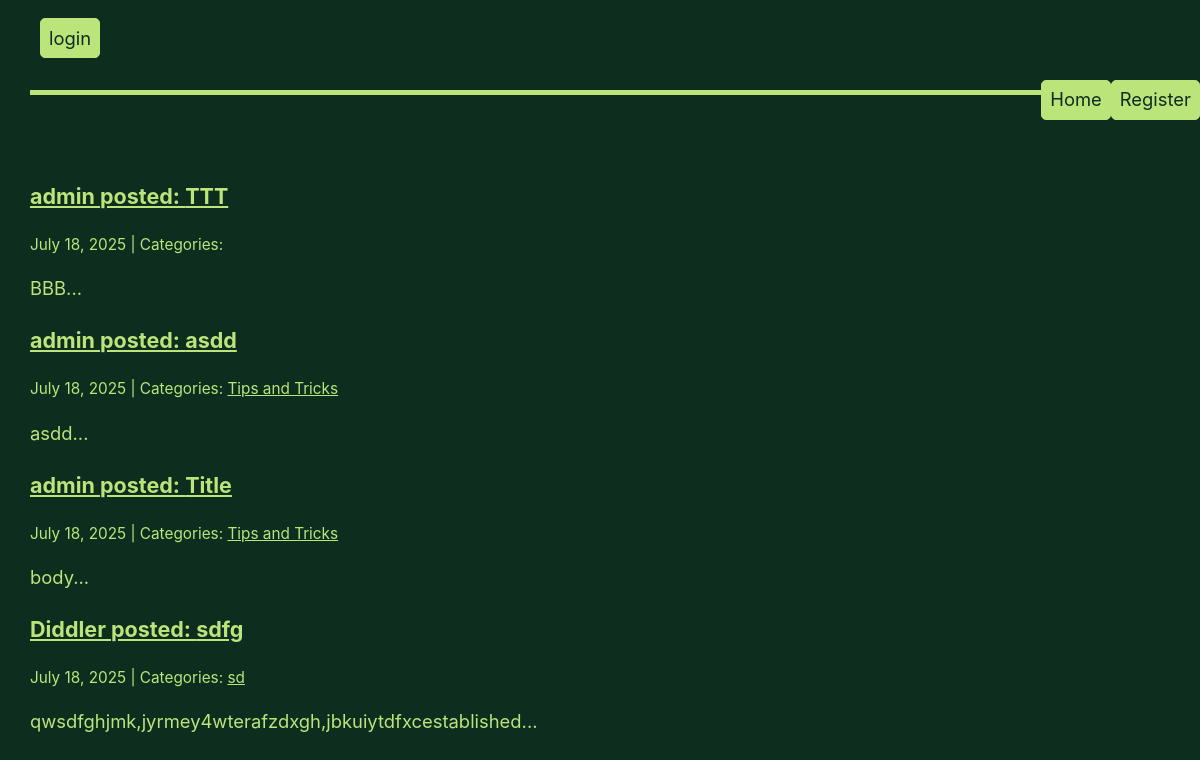
/, run on an earlier commit of the app's database.
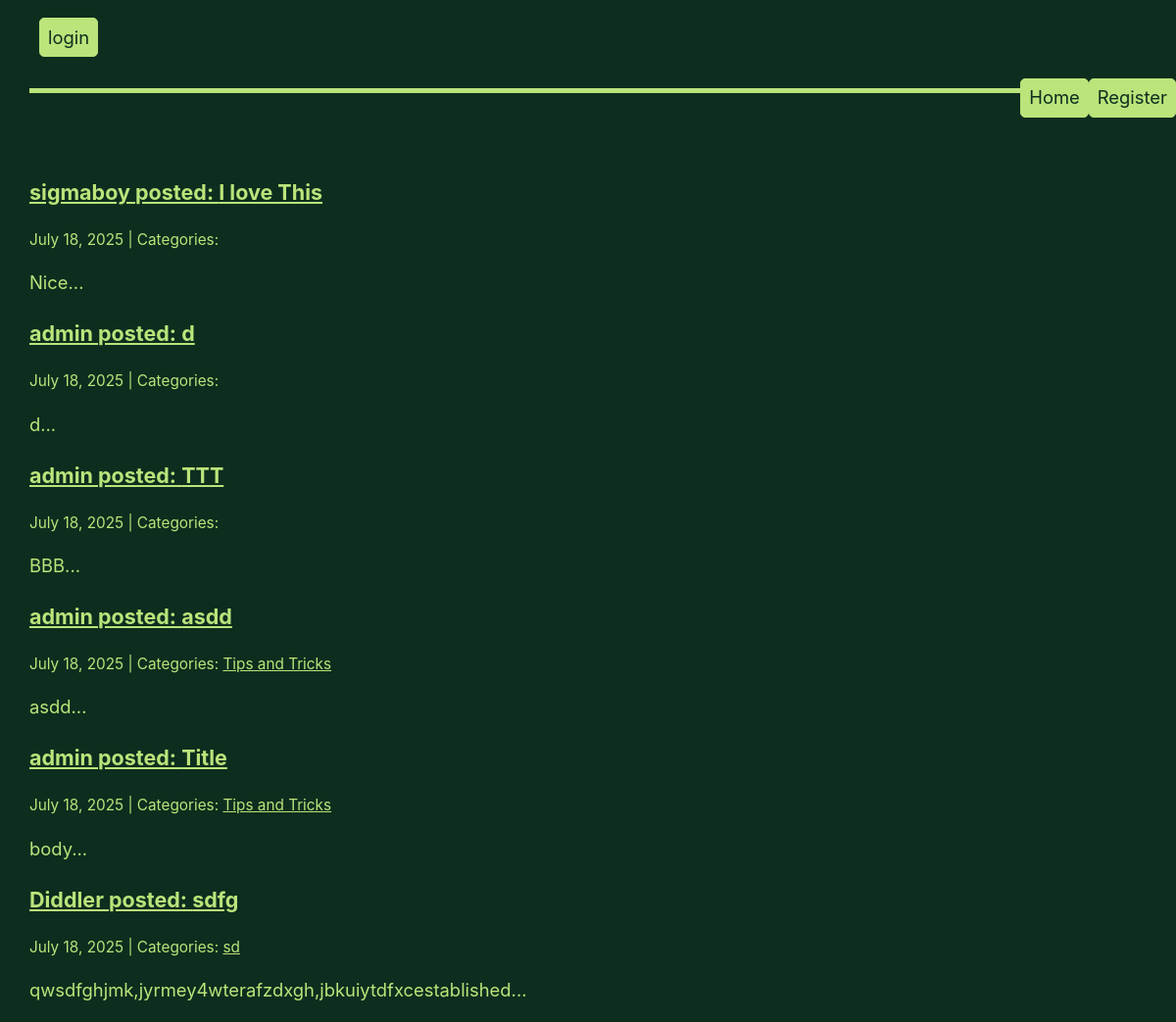
And on a later commit of the database.
### app/models.py (models this page shows, shortened)
class Post(models.Model):
    author = models.CharField(max_length=100, default='admin')
    title = models.CharField(max_length=255)
    image = models.ImageField(null=True, blank=True, upload_to="media/")
    body = models.TextField()
    created_on = models.DateTimeField(auto_now_add=True)
    last_modified = models.DateTimeField(auto_now=True)
    categories = models.ManyToManyField("Category", related_name="posts")

class Category(models.Model):
    name = models.CharField(max_length=30)
    class Meta:
        verbose_name_plural = "categories"

### app/views.py (the view)
# urls.py: path('', views.index, name='index'),
def index(request):
    posts = Post.objects.all().order_by("-created_on")
    context = {
        "posts": posts,
    }
    return render(request, "app/index.html", context)

### app/templates/app/index.html (shortened to what this page needs)
{% extends "base.html" %}
{% block page_content %}
    {% block posts %}
        {% for post in posts %}
        <div class="post">
            <h3><a href="{% url 'post_detail' post.pk %}">{{ post.author }} posted: {{ post.title }}</a></h3>
            <small>
                {{ post.created_on.date }} | Categories:
                {% for category in post.categories.all %}
                    <a href="{% url 'category' category.name %}">
                        {{ category.name }}
                    </a>
                {% endfor %}
            </small>
            <p>{{ post.body | slice:":400" }}...</p>
          </div>
        {% endfor %}
    {% endblock posts %}
{% endblock page_content %}

### app/templates/app/base.html (shortened to what this page needs)
<head>
    {% load static %}
    <link rel="stylesheet" type="text/css" href="{% static 'style.css' %}">
<div id="navbar">
    {% block navbar %}
        {% if user.is_authenticated %}
            <form method="post" action="{% url 'logout' %}">
                {% csrf_token %}
                {% if request.path == '/profile/' %}
                <button type="submit">Logout</button>
            {% endif %}
            </form>
            <a class="button" style="float: left;" href="{% url 'create_post' %}">Create Post</a>
            {% if user.is_staff %}
            <a class="button" href="/admin">Admin Site</a>
            {% endif %}
            <a class="button" href="{% url 'profile' %}">Profile</a>
        {% else %}
            <form action="{% url 'login' %}">
                <button href="{% url "login" %}" type="submit">login</button>
            </form>
            <a class="button" href="{% url 'register' %}">Register</a>
        {% endif %}
        <a class="button" href="{% url 'index' %}">Home</a>
    </div>
    <br><br>
    {% endblock navbar %}
</head>
{% block page_content %}{% endblock page_content %}

### app/static/style.css (style rules this page uses)
a, a:visited { color: var(--accent); }
button, .button, a.button, input[type="submit"], input[type="reset"], input[type="button"] { border: 1px solid var(--accent); background-color: var(--accent); line-height: large; color: var(--accent-text); padding: 0.7rem 0.10rem; text-align: left; text-decoration: none; }
header > nav ul li,#navbar a { padding: 0.2rem 0.5rem; text-decoration: none; float: right; }
textarea, select, input, button, .button { font-size: inherit; border-radius: var(--standard-border-radius); box-shadow: none; max-width: 100%; margin-bottom: 0.25rem; padding: 0.5rem; font-family: inherit; display: inline-block; }
div { margin: 0.5rem 0; }
#navbar { border-bottom: 5px solid var(--border); padding: 10px; position: center; color: var(--text); top: 0; overflow: show; }
#navbar a { padding: 0.3rem 0.5rem; text-decoration: none; float: right; }

What changed in the data, as far as the page shows it:
added Post: author "sigmaboy", title "I love This", created_on "July 18, 2025", body "Nice"
added Post: author "admin", title "d", created_on "July 18, 2025", body "d"
